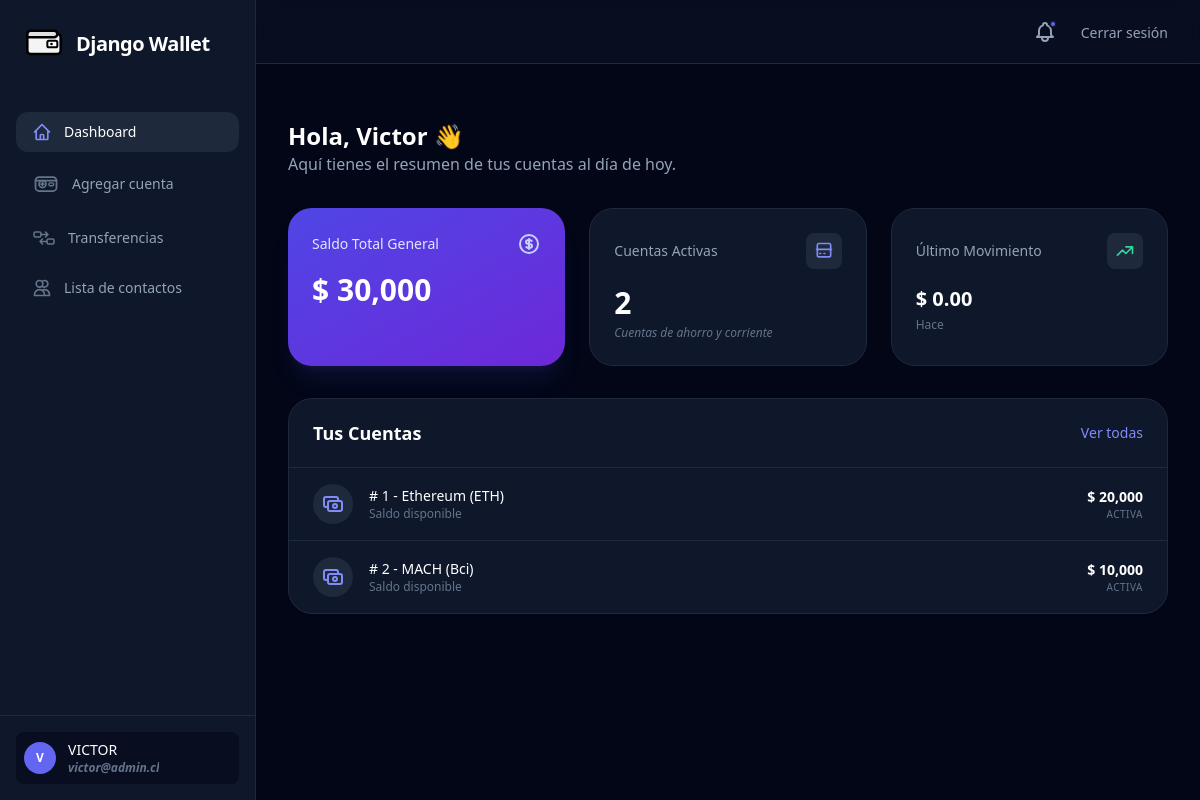
The app's page / (signed in), older data.
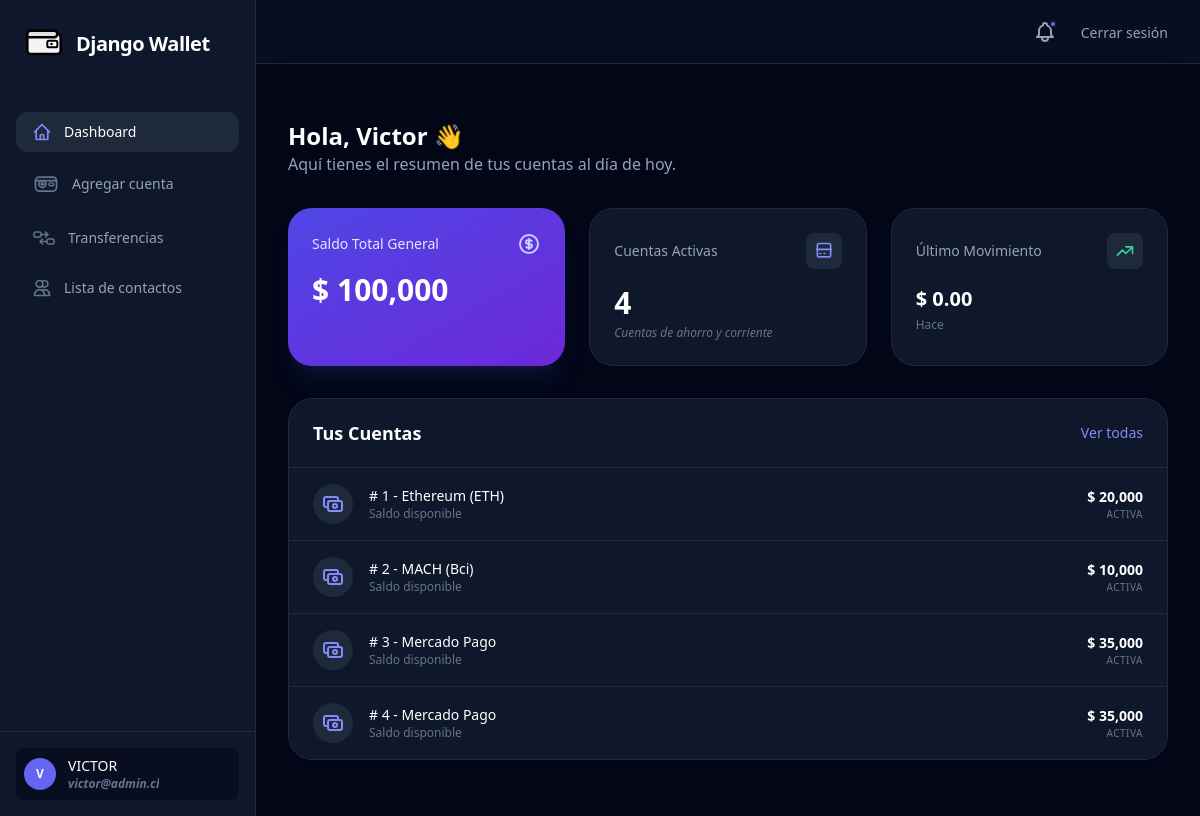
The same page, newer data.
### gestion/models.py (models this page shows, shortened)
class Cuenta(models.Model):
    cliente = models.ForeignKey(
        Cliente,
        on_delete=models.PROTECT,
        related_name='cuentas'
    )
    TIPO_CUENTA_CHOICES = [
        ('BCI', 'Banco BCI'),
        ('SANT', 'Banco Santander'),
        ('ESTD', 'Banco Estado'),
        ('CHIL', 'Banco de Chile'),
        ('MERC', 'Mercado Pago'),
        ('MACH', 'MACH (Bci)'),
        ('TENP', 'Tenpo'),
        ('BTC', 'Bitcoin (BTC)'),
        ('ETH', 'Ethereum (ETH)'),
        ('USDT', 'Tether (USDT)'),
    ]
    tipo = models.CharField(max_length=10, choices=TIPO_CUENTA_CHOICES, default='BCI')
    numero = models.CharField(max_length=20, unique=True)
    saldo_disponible = models.IntegerField(default=0)
    activa = models.BooleanField(default=True)
    fecha_creacion = models.DateTimeField(auto_now_add=True)

### gestion/views.py (the view)
# urls.py: path('', views.dashboard, name='dashboard'),
@login_required
def dashboard(request):
    cliente = request.user.cliente
    cuentas = cliente.cuentas.all()
    saldo_total = cuentas.aggregate(Sum('saldo_disponible'))['saldo_disponible__sum'] or 0
    context = {
        'cuentas': cuentas,
        'saldo_total': saldo_total,
    }
    return render(request, 'gestion/dashboard.html', context)

### templates/gestion/dashboard.html (shortened to what this page needs)
{% extends 'layout.html' %}
{% load humanize %}
{% block content %}
    <div class="max-w-7xl mx-auto">
        <div class="mb-8">
            <h2 class="text-2xl font-bold text-white">Hola, {{ user.first_name|default:user.username|capfirst }} 👋</h2>
            <p class="text-slate-400">Aquí tienes el resumen de tus cuentas al día de hoy.</p>
        </div>
        <div class="grid grid-cols-1 md:grid-cols-3 gap-6 mb-8">
            <div class="bg-gradient-to-br from-indigo-600 to-violet-700 rounded-3xl p-6 shadow-xl shadow-indigo-500/10">
                <div class="flex items-center justify-between mb-4">
                    <span class="text-indigo-100 text-sm font-medium">Saldo Total General</span>
                </div>
                <div class="text-3xl font-bold text-white mb-1">$ {{ saldo_total|intcomma }}</div>
            </div>
            <div class="bg-slate-900 border border-slate-800 rounded-3xl p-6">
            <div class="flex items-center justify-between mb-4">
                <span class="text-slate-400 text-sm font-medium">Cuentas Activas</span>
                <div class="p-2 bg-slate-800 rounded-lg text-indigo-400">
                <svg class="h-5 w-5" fill="none" viewBox="0 0 24 24" stroke="currentColor">
                    <path stroke-linecap="round" stroke-linejoin="round" stroke-width="2" d="M3 10h18M7 15h1m4 0h1m-7 4h12a2 2 0 002-2V5a2 2 0 00-2-2H6a2 2 0 00-2 2v12a2 2 0 002 2z" />
                </svg>
                </div>
            </div>
            <div class="text-3xl font-bold text-white mb-1">{{ cuentas|length }}</div>
            <div class="text-slate-500 text-xs italic">Cuentas de ahorro y corriente</div>
            </div>
            <div class="bg-slate-900 border border-slate-800 rounded-3xl p-6">
            <div class="flex items-center justify-between mb-4">
                <span class="text-slate-400 text-sm font-medium">Último Movimiento</span>
                <div class="p-2 bg-slate-800 rounded-lg text-emerald-400">
                <svg class="h-5 w-5" fill="none" viewBox="0 0 24 24" stroke="currentColor">
                    <path stroke-linecap="round" stroke-linejoin="round" stroke-width="2" d="M13 7h8m0 0v8m0-8l-8 8-4-4-6 6" />
                </svg>
                </div>
            </div>
            <div class="text-xl font-bold text-white mb-1">
                {% with ultima=request.user.cliente.cuentas.first.transacciones.first %}
                {% if ultima %}
                    -$ {{ ultima.monto }}
                {% else %}
                    $ 0.00
                {% endif %}
                {% endwith %}
            </div>
            <div class="text-slate-500 text-xs">Hace {{ ultima_fecha|timesince }}</div>
            </div>
        </div>
        <div class="bg-slate-900 border border-slate-800 rounded-3xl overflow-hidden shadow-sm">
            <div class="px-6 py-5 border-b border-slate-800 flex justify-between items-center">
            <h3 class="text-lg font-semibold text-white">Tus Cuentas</h3>
            <button class="text-sm font-medium text-indigo-400 hover:text-indigo-300 transition-colors">Ver todas</button>
            </div>
            <div class="divide-y divide-slate-800">
            {% for cuenta in cuentas %}
                <div class="px-6 py-4 flex items-center justify-between hover:bg-slate-800/30 transition-colors cursor-pointer group">
                    <div class="flex items-center space-x-4">
                    <div class="h-10 w-10 rounded-full bg-slate-800 flex items-center justify-center text-indigo-400 group-hover:scale-110 transition-transform">
                        <svg class="h-6 w-6" fill="none" viewBox="0 0 24 24" stroke="currentColor">
                        <path stroke-linecap="round" stroke-linejoin="round" stroke-width="2" d="M17 9V7a2 2 0 00-2-2H5a2 2 0 00-2 2v6a2 2 0 002 2h2m2 4h10a2 2 0 002-2v-6a2 2 0 00-2-2H9a2 2 0 00-2 2v6a2 2 0 002 2zm7-5a2 2 0 11-4 0 2 2 0 014 0z" />
                        </svg>
                    </div>
                    <div>
                        <p class="text-sm font-medium text-white"># {{ cuenta.id }} - {{ cuenta.get_tipo_display }}</p>
                        <p class="text-xs text-slate-500">Saldo disponible</p>
                    </div>
                    </div>
                    <div class="text-right">
                    <p class="text-sm font-bold text-white">$ {{ cuenta.saldo_disponible|intcomma }}</p>
                    <p class="text-[10px] text-slate-500 uppercase tracking-wider">Activa</p>
                    </div>
                </div>
                {% empty %}
                    <div class="p-10 text-center">
                        <p class="text-slate-500 italic">Aún no tienes cuentas registradas.</p>
                    </div>
            {% endfor %}
            </div>
        </div>
    </div>
{% endblock %}

### templates/layout.html (shortened to what this page needs)
<!DOCTYPE html>
<html lang="en">
<head>
    <script src="https://cdn.tailwindcss.com"></script>
</head>
<body>
    <div class="min-h-screen bg-slate-950 flex">
        <aside class="w-64 bg-slate-900 border-r border-slate-800 flex-shrink-0 hidden md:flex flex-col">
            <div class="p-6 flex items-center gap-3">
                <span class="text-xl font-bold text-white tracking-tight">Django Wallet</span>
            </div>
            <nav class="mt-6 px-4 flex-1 space-y-2">
                <a href="#" class="flex items-center px-4 py-2.5 text-sm font-medium text-white bg-slate-800 rounded-xl transition-all">
                    Dashboard
                </a>
                <a href="{% url 'gestion:agregar_cuenta' %}" class="flex items-center px-4 py-2.5 text-sm font-medium text-slate-400 hover:text-white hover:bg-slate-800/50 rounded-xl transition-all group">
                    Agregar cuenta
                </a>
                <a href="#" class="flex items-center px-4 py-2.5 text-sm font-medium text-slate-400 hover:text-white hover:bg-slate-800/50 rounded-xl transition-all group">
                    Transferencias
                </a>
                <a href="#" class="flex items-center px-4 py-2.5 text-sm font-medium text-slate-400 hover:text-white hover:bg-slate-800/50 rounded-xl transition-all group">
                    Lista de contactos
                </a>
            </nav>
            <div class="p-4 border-t border-slate-800">
                <div class="flex items-center p-2 rounded-lg bg-slate-950/50">
                    <div class="h-8 w-8 rounded-full bg-indigo-500 flex items-center justify-center text-xs font-bold text-white">{{ user.username|first|upper }}</div>
                    <div class="ml-3 overflow-hidden">
                        <p class="text-sm font-medium text-white truncate uppercase">{{ user.username }}</p>
                        <p class="text-xs text-slate-500 truncate italic font-bold">{{ user.email }}</p>
                    </div>
                </div>
            </div>
        </aside>
        <div class="flex-1 flex flex-col min-w-0 overflow-hidden">
            <header class="h-16 bg-slate-900/50 backdrop-blur-md border-b border-slate-800 flex items-center justify-end px-8 z-10">
                <div class="flex items-center gap-4">
                    <button class="p-2 text-slate-400 hover:text-white transition-colors relative">
                        <span class="absolute top-2 right-2 h-2 w-2 bg-indigo-500 rounded-full border-2 border-slate-900"></span>
                    </button>
                    <form method="POST" action="{% url 'gestion:logout' %}">
                        <button type="submit" class="text-sm font-medium text-slate-400 hover:text-indigo-400 transition-colors">
                            Cerrar sesión
                        </button>
                    </form>
                </div>
            </header>
            <main class="flex-1 relative overflow-y-auto focus:outline-none p-8">
                <div class="py-6">
                    {% block content %}
                    {% endblock %}
                </div>
            </main>
        </div>
    </div>
</body>
</html>

Row changes from the older to the newer data that the page shows:
added Cuenta: id "3", tipo "Mercado Pago", saldo_disponible "35,000"
added Cuenta: id "4", tipo "Mercado Pago", saldo_disponible "35,000"
Text that changed along with them:
{{ saldo_total|intcomma }}: "30,000" → "100,000"
{{ cuentas|length }}: "2" → "4"
